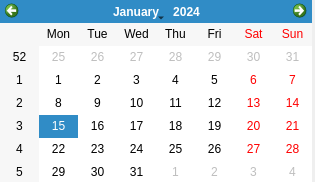
<?xml version="1.0" encoding="UTF-8"?>
<ui version="4.0">
 <class>windowcal</class>
 <widget class="QDialog" name="windowcal">
  <property name="windowModality">
   <enum>Qt::WindowModal</enum>
  </property>
  <property name="enabled">
   <bool>true</bool>
  </property>
  <property name="geometry">
   <rect>
    <x>0</x>
    <y>0</y>
    <width>315</width>
    <height>182</height>
   </rect>
  </property>
  <property name="windowTitle">
   <string>Pulse fecha</string>
  </property>
  <property name="modal">
   <bool>false</bool>
  </property>
  <widget class="QCalendarWidget" name="Calendar">
   <property name="geometry">
    <rect>
     <x>0</x>
     <y>0</y>
     <width>312</width>
     <height>183</height>
    </rect>
   </property>
  </widget>
 </widget>
 <resources/>
 <connections/>
</ui>
